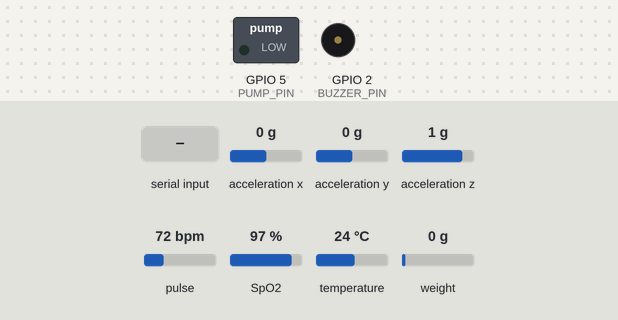
A program run on a simulated Seeed XIAO ESP32-C3. Shown: switched loads named in the program (green lamp = pin HIGH), buzzer (waves = sounding, pin HIGH). The inputs (shaded band) are chosen by the test bench; at power-on: temperature 24 °C, acceleration x 0 g, acceleration y 0 g, acceleration z 1 g, pulse 72 bpm, SpO2 97 %, weight on the scale 0 g. WiFi joins after 1.5 s; servers stay silent unless stated; random numbers use the default seed unless the program sets one; no MQTT or app messages arrive unless stated; what the program prints to the serial monitor is not drawn.

Above: at 12.5 s.
12.6 s: temperature set to 20.4 °C
17.0 s: temperature set to 19.2 °C
21.1 s: "B" received over Serial
At 23.8 s:
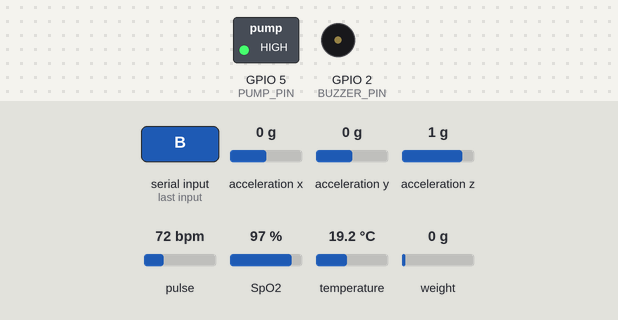
24.7 s: "b" received over Serial
Timing chart, 0 to 35.5 s (numbered marks = the images above; inputs shaded):
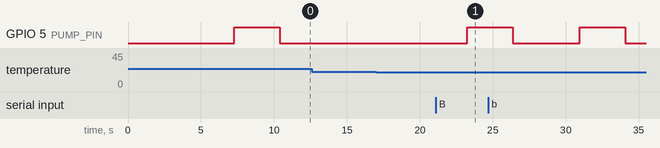

The program:

main.cpp
```cpp
#include <Arduino.h>
#include <Wire.h>
#include "MAX30105.h"
#include "heartRate.h"
#include "spo2_algorithm.h"
#include <SparkFunLSM6DS3.h>
#include <OneWire.h>
#include <DallasTemperature.h>
#include <HX711.h>
#include <WiFi.h>
#include <PubSubClient.h>
#include <ArduinoJson.h>

#define WIFI_SSID "KidsLAB"
#define WIFI_PASSWORD "hoianhHung"
#define MQTT_BROKER "192.168.1.103"
#define MQTT_PORT 1883
#define MQTT_USER "admin"
#define MQTT_PASSWORD "admin123456"
#define DEVICE_CODE "DEVICE_123"
char MQTT_TOPIC[64];

#define HX711_DOUT_PIN 21
#define HX711_SCK_PIN 20
#define DS18B20_PIN 4
#define PUMP_PIN 5
#define BUZZER_PIN 2

#define MQTT_PUBLISH_INTERVAL 2000
#define SENSOR_READ_INTERVAL 2000

#define PRESSURE_SCALE_FACTOR 2280.0f
#define MAX30102_BUFFER_SIZE 100
#define IR_THRESHOLD 50000

// Fall detection thresholds
#define FALL_ACCEL_THRESHOLD 2.5  // Ngưỡng gia tốc phát hiện ngã (g)
#define FALL_DETECTION_WINDOW 500  // Cửa sổ thời gian phát hiện ngã (ms)
#define BUZZER_DURATION 5000       // Thời gian kêu còi (ms)

MAX30105 particleSensor;
LSM6DS3 imu(I2C_MODE, 0x6A);
OneWire oneWire(DS18B20_PIN);
DallasTemperature tempSensor(&oneWire);
HX711 pressureScale;

WiFiClient espClient;
PubSubClient mqttClient(espClient);

struct HealthData {
    float heartRate;
    float spo2;
    float bodyTemperature;
    float accelX, accelY, accelZ;
    float bpSystolic;
    float bpDiastolic;
    bool valid;
};

struct SensorStatus {
    bool max30102 = false;
    bool lsm6ds3 = false;
    bool ds18b20 = false;
    bool hx711 = false;
} sensors;

uint32_t irBuffer[MAX30102_BUFFER_SIZE];
uint32_t redBuffer[MAX30102_BUFFER_SIZE];
HealthData currentData;
unsigned long lastMqttPublish = 0;
unsigned long lastSensorRead = 0;
bool bpMeasured = false;  // Flag để đánh dấu đã đo BP
unsigned long buzzerStartTime = 0;  // Thời điểm bắt đầu kêu còi
bool buzzerActive = false;  // Trạng thái còi

void setupWiFi();
void setupMQTT();
void reconnectMQTT();
void initSensors();
void measureBloodPressure();
void readAllSensors();
void publishToMQTT();
bool readHeartRateSpO2(float &hr, float &spo2);
float readTemperature();
bool readAccelerometer(float &x, float &y, float &z);
bool detectFall(float accelX, float accelY, float accelZ);
void activateBuzzer();
void deactivateBuzzer();
void checkBuzzer();

void setup() {
    Serial.begin(115200);
    while (!Serial) delay(10);

    snprintf(MQTT_TOPIC, sizeof(MQTT_TOPIC), "/health_monitor/%s/data/", DEVICE_CODE);

    pinMode(PUMP_PIN, OUTPUT);
    digitalWrite(PUMP_PIN, LOW);

    pinMode(BUZZER_PIN, OUTPUT);
    digitalWrite(BUZZER_PIN, LOW);

    setupWiFi();
    setupMQTT();

    Wire.begin();
    initSensors();

    // Đo huyết áp 1 lần duy nhất khi khởi động
    if (sensors.hx711) {
        Serial.println("Measuring blood pressure on startup...");
        delay(2000);
        measureBloodPressure();
        bpMeasured = true;
        Serial.println("Blood pressure measured successfully!");
    }
}

void loop() {
    if (!mqttClient.connected()) {
        reconnectMQTT();
    }
    mqttClient.loop();

    unsigned long currentMillis = millis();

    // Chỉ cho phép đo lại BP thủ công qua Serial
    if (Serial.available()) {
        char cmd = Serial.read();
        if (cmd == 'B' || cmd == 'b') {
            Serial.println("Manual BP measurement triggered...");
            measureBloodPressure();
        }
    }

    // Đọc các cảm biến khác (không bao gồm BP)
    if (currentMillis - lastSensorRead >= SENSOR_READ_INTERVAL) {
        readAllSensors();

        // Kiểm tra phát hiện ngã
        if (sensors.lsm6ds3) {
            if (detectFall(currentData.accelX, currentData.accelY, currentData.accelZ)) {
                Serial.println("⚠️  FALL DETECTED! Activating buzzer...");
                activateBuzzer();
            }
        }

        lastSensorRead = currentMillis;
    }

    // Kiểm tra và tắt buzzer sau khi hết thời gian
    checkBuzzer();

    // Publish dữ liệu qua MQTT
    if (currentMillis - lastMqttPublish >= MQTT_PUBLISH_INTERVAL) {
        publishToMQTT();
        lastMqttPublish = currentMillis;
    }
}

void setupWiFi() {
    Serial.print("Connecting to WiFi");
    WiFi.begin(WIFI_SSID, WIFI_PASSWORD);
    int attempts = 0;
    while (WiFi.status() != WL_CONNECTED && attempts < 20) {
        delay(500);
        Serial.print(".");
        attempts++;
    }
    if (WiFi.status() == WL_CONNECTED) {
        Serial.println("\nWiFi connected!");
        Serial.print("IP: ");
        Serial.println(WiFi.localIP());
    } else {
        Serial.println("\nWiFi connection failed!");
    }
}

void setupMQTT() {
    mqttClient.setServer(MQTT_BROKER, MQTT_PORT);
    reconnectMQTT();
}

void reconnectMQTT() {
    while (!mqttClient.connected()) {
        Serial.print("Connecting to MQTT...");
        if (mqttClient.connect(DEVICE_CODE, MQTT_USER, MQTT_PASSWORD)) {
            Serial.println("connected!");
            return;
        } else {
            Serial.print("failed, rc=");
            Serial.print(mqttClient.state());
            Serial.println(" retrying in 5s");
            delay(5000);
        }
    }
}

void publishToMQTT() {
    if (!mqttClient.connected() || !currentData.valid) return;
    if (currentData.heartRate <= 0 || currentData.spo2 <= 0) return;

    StaticJsonDocument<512> doc;

    doc["device_code"] = DEVICE_CODE;
    doc["heart_rate"] = currentData.heartRate;
    doc["spo2"] = currentData.spo2;

    if (currentData.bodyTemperature > 0) {
        doc["body_temperature"] = currentData.bodyTemperature;
    }

    // Luôn gửi giá trị BP nếu đã đo 1 lần
    if (bpMeasured && currentData.bpSystolic > 0) {
        doc["bp_systolic"] = currentData.bpSystolic;
        doc["bp_diastolic"] = currentData.bpDiastolic;
    }

    doc["accel_x"] = currentData.accelX;
    doc["accel_y"] = currentData.accelY;
    doc["accel_z"] = currentData.accelZ;

    char jsonBuffer[512];
    serializeJson(doc, jsonBuffer);

    mqttClient.publish(MQTT_TOPIC, jsonBuffer);
    Serial.println(jsonBuffer);
}

void initSensors() {
    Serial.println("Initializing sensors...");

    if (particleSensor.begin()) {
        particleSensor.setup();
        particleSensor.setPulseAmplitudeRed(0x0A);
        particleSensor.setPulseAmplitudeGreen(0);
        sensors.max30102 = true;
        Serial.println("✓ MAX30102 initialized");
    } else {
        Serial.println("✗ MAX30102 failed");
    }
    delay(200);

    if (imu.begin() == 0) {
        sensors.lsm6ds3 = true;
        Serial.println("✓ LSM6DS3 initialized (0x6A)");
    } else {
        LSM6DS3 imu2(I2C_MODE, 0x6B);
        if (imu2.begin() == 0) {
            imu = imu2;
            sensors.lsm6ds3 = true;
            Serial.println("✓ LSM6DS3 initialized (0x6B)");
        } else {
            Serial.println("✗ LSM6DS3 failed");
        }
    }
    delay(200);

    tempSensor.begin();
    delay(100);
    if (tempSensor.getDeviceCount() > 0) {
        tempSensor.setResolution(12);
        tempSensor.setWaitForConversion(false);
        sensors.ds18b20 = true;
        Serial.println("✓ DS18B20 initialized");
    } else {
        Serial.println("✗ DS18B20 failed");
    }
    delay(200);

    pressureScale.begin(HX711_DOUT_PIN, HX711_SCK_PIN);
    if (pressureScale.wait_ready_timeout(2000)) {
        pressureScale.set_scale(PRESSURE_SCALE_FACTOR);
        pressureScale.tare();
        delay(500);
        sensors.hx711 = true;
        Serial.println("✓ HX711 initialized");
    } else {
        Serial.println("✗ HX711 failed");
    }
}

void readAllSensors() {
    currentData.valid = false;

    if (sensors.max30102) {
        readHeartRateSpO2(currentData.heartRate, currentData.spo2);
    } else {
        currentData.heartRate = currentData.spo2 = -1;
    }

    currentData.bodyTemperature = sensors.ds18b20 ? readTemperature() : -1;

    if (sensors.lsm6ds3) {
        readAccelerometer(currentData.accelX, currentData.accelY, currentData.accelZ);
    } else {
        currentData.accelX = currentData.accelY = currentData.accelZ = 0;
    }

    currentData.valid = true;
}

bool readHeartRateSpO2(float &hr, float &spo2) {
    uint32_t irValue = particleSensor.getIR();

    if (irValue < IR_THRESHOLD) {
        hr = 0;
        spo2 = 0;
        return false;
    }

    for (int i = 0; i < MAX30102_BUFFER_SIZE; i++) {
        while (!particleSensor.available()) {
            particleSensor.check();
        }
        redBuffer[i] = particleSensor.getRed();
        irBuffer[i] = particleSensor.getIR();
        particleSensor.nextSample();
    }

    int32_t hrValue, spo2Value;
    int8_t hrValid, spo2Valid;

    maxim_heart_rate_and_oxygen_saturation(
        irBuffer, MAX30102_BUFFER_SIZE, redBuffer,
        &spo2Value, &spo2Valid, &hrValue, &hrValid
    );

    if (hrValid && spo2Valid) {
        hr = (float)hrValue;
        spo2 = (float)spo2Value;

        if (hr >= 40 && hr <= 200 && spo2 >= 70 && spo2 <= 100) {
            return true;
        }
    }

    hr = 60 + (rand() % 41);
    spo2 = 95 + (rand() % 5);

    return true;
}

float readTemperature() {
    tempSensor.requestTemperatures();
    delay(800);

    float temp = tempSensor.getTempCByIndex(0);

    if (temp == DEVICE_DISCONNECTED_C || temp < 20.0 || temp > 50.0) {
        return -1;
    }

    return temp;
}

bool readAccelerometer(float &x, float &y, float &z) {
    x = imu.readFloatAccelX();
    y = imu.readFloatAccelY();
    z = imu.readFloatAccelZ();

    return !(isnan(x) || isnan(y) || isnan(z));
}

void measureBloodPressure() {
    if (!sensors.hx711) {
        Serial.println("HX711 not available!");
        return;
    }

    if (!pressureScale.wait_ready_timeout(1000)) {
        Serial.println("HX711 not ready!");
        return;
    }

    Serial.println("Starting BP measurement...");
    pressureScale.tare();
    delay(500);

    const int MAX_SAMPLES = 100;
    float pressures[MAX_SAMPLES];
    int count = 0;

    digitalWrite(PUMP_PIN, HIGH);
    Serial.println("Pump ON - Inflating...");

    unsigned long start = millis();
    while (millis() - start < 3000 && count < MAX_SAMPLES) {
        if (pressureScale.wait_ready_timeout(100)) {
            pressures[count++] = pressureScale.get_units(1);
            delay(30);
        }
    }

    digitalWrite(PUMP_PIN, LOW);
    Serial.println("Pump OFF - Deflating...");
    delay(1000);

    if (count < 10) {
        Serial.println("Not enough samples!");
        return;
    }

    float maxP = pressures[0];
    float minP = pressures[0];

    for (int i = 1; i < count; i++) {
        if (pressures[i] > maxP) maxP = pressures[i];
        if (pressures[i] < minP) minP = pressures[i];
    }

    float systolic = 90 + (maxP * 0.1);
    float diastolic = 60 + (minP * 0.05);

    if (diastolic >= systolic) {
        diastolic = systolic - 30;
    }

    if (systolic < 90 || systolic > 140 || diastolic < 60 || diastolic > 90) {
        systolic = 110 + (rand() % 21);
        diastolic = 70 + (rand() % 16);
    }

    currentData.bpSystolic = systolic;
    currentData.bpDiastolic = diastolic;

    Serial.print("BP: ");
    Serial.print(systolic);
    Serial.print("/");
    Serial.println(diastolic);
}

bool detectFall(float accelX, float accelY, float accelZ) {
    // Tính tổng gia tốc (magnitude)
    float totalAccel = sqrt(accelX * accelX + accelY * accelY + accelZ * accelZ);

    // Phát hiện ngã khi:
    // 1. Tổng gia tốc vượt ngưỡng (chuyển động mạnh đột ngột)
    // 2. Hoặc gia tốc Z âm mạnh (người nằm xuống)
    bool suddenMovement = totalAccel > FALL_ACCEL_THRESHOLD;
    bool lyingDown = accelZ < -1.5;  // Gia tốc Z âm mạnh

    if (suddenMovement || lyingDown) {
        Serial.print("Fall detection - Total Accel: ");
        Serial.print(totalAccel);
        Serial.print("g, Z: ");
        Serial.print(accelZ);
        Serial.println("g");
        return true;
    }

    return false;
}

void activateBuzzer() {
    if (!buzzerActive) {
        digitalWrite(BUZZER_PIN, HIGH);
        buzzerActive = true;
        buzzerStartTime = millis();
        Serial.println("🔊 Buzzer activated!");
    }
}

void deactivateBuzzer() {
    if (buzzerActive) {
        digitalWrite(BUZZER_PIN, LOW);
        buzzerActive = false;
        Serial.println("🔇 Buzzer deactivated");
    }
}

void checkBuzzer() {
    if (buzzerActive) {
        unsigned long currentMillis = millis();
        if (currentMillis - buzzerStartTime >= BUZZER_DURATION) {
            deactivateBuzzer();
        }
    }
}
```

Measured:
- after the input at 12.6 s, every drawn part: stays the same
- after the input at 17.0 s, every drawn part: stays the same
- after the input at 21.1 s, GPIO 5 (PUMP_PIN): LOW → HIGH after 2.1 s
